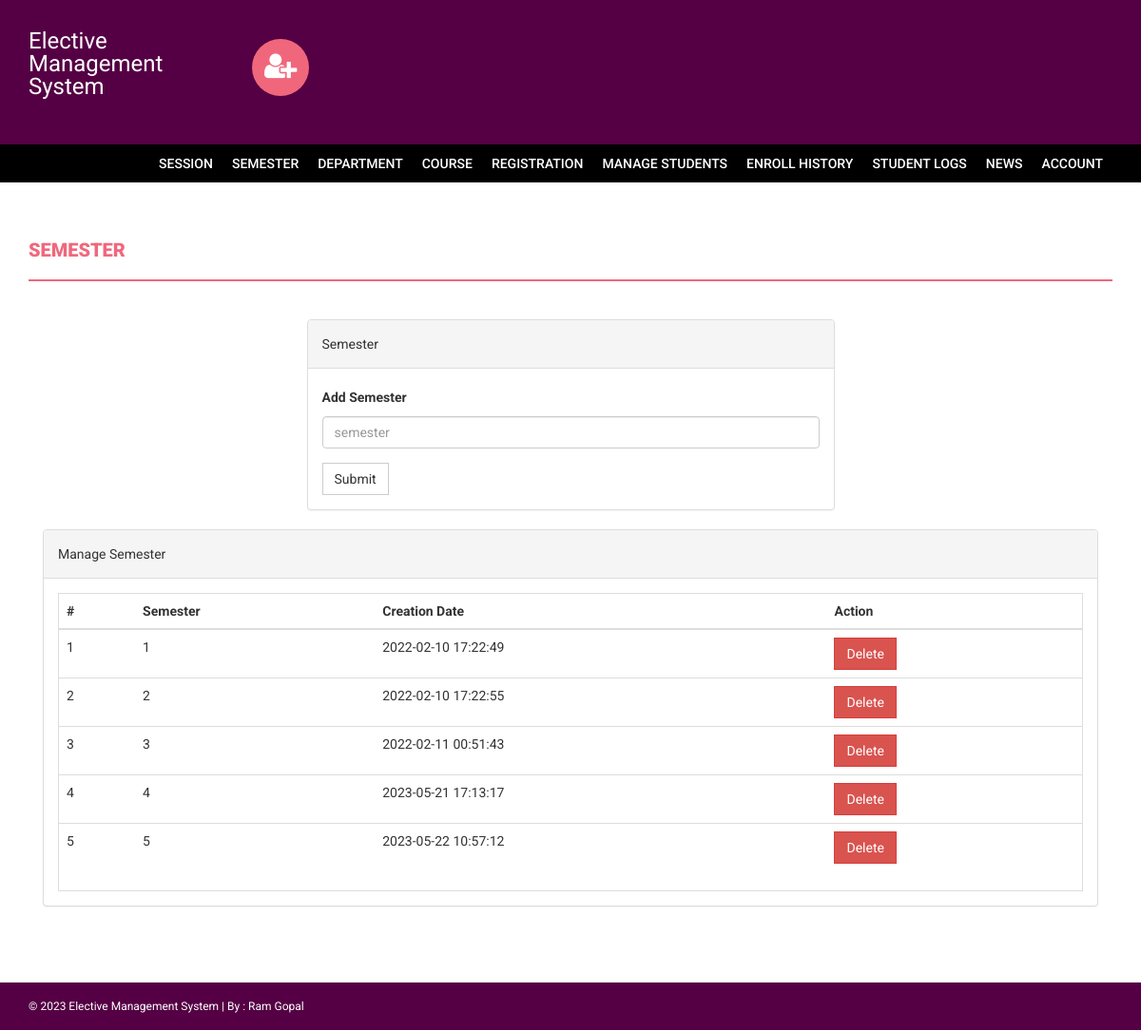
/s/admin/semester.php (signed in), run on the app's committed database.
### tables this page shows
CREATE TABLE `semester` (
  `id` int(11) NOT NULL,
  `semester` varchar(255) DEFAULT NULL,
  `creationDate` timestamp NULL DEFAULT current_timestamp(),
  `updationDate` varchar(255) DEFAULT NULL
);

### s/admin/semester.php (the view, shortened to what this page needs)
<?php
if(strlen($_SESSION['alogin'])==0)
    {
header('location:index.php');
}
else{
?>
<!DOCTYPE html>
<html xmlns="http://www.w3.org/1999/xhtml">
<head>
    <link href="../assets/css/bootstrap.css" rel="stylesheet" />
    <link href="../assets/css/font-awesome.css" rel="stylesheet" />
    <link href="../assets/css/style.css" rel="stylesheet" />
</head>
<body>
<?php include('includes/header.php');?>
<?php if($_SESSION['alogin']!="")
{
 include('includes/menubar.php');
}
 ?>
    <div class="content-wrapper">
        <div class="container">
              <div class="row">
                    <div class="col-md-12">
                        <h1 class="page-head-line">Semester  </h1>
                    </div>
                </div>
                <div class="row" >
                  <div class="col-md-3"></div>
                    <div class="col-md-6">
                        <div class="panel panel-default">
                        <div class="panel-heading">
                           Semester
                        </div>
                        <div class="panel-body">
                       <form name="semester" method="post">
   <div class="form-group">
    <label for="semester">Add Semester  </label>
    <input type="text" class="form-control" id="semester" name="semester" placeholder="semester" required />
  </div>
 <button type="submit" name="submit" class="btn btn-default">Submit</button>
</form>
                            </div>
                            </div>
                    </div>
                </div>
                <div class="col-md-12">
                    <div class="panel panel-default">
                        <div class="panel-heading">
                            Manage Semester
                        </div>
                        <div class="panel-body">
                            <div class="table-responsive table-bordered">
                                <table class="table">
                                    <thead>
                                        <tr>
                                            <th>#</th>
                                            <th>Semester</th>
                                            <th>Creation Date</th>
                                            <th>Action</th>
                                        </tr>
                                    </thead>
                                    <tbody>
<?php
$sql=mysqli_query($con,"select * from semester");
$cnt=1;
while($row=mysqli_fetch_array($sql))
{
?>
                                        <tr>
                                            <td><?php echo $cnt;?></td>
                                            <td><?php echo htmlentities($row['semester']);?></td>
                                            <td><?php echo htmlentities($row['creationDate']);?></td>
                                            <td>
  <a href="semester.php?id=<?php echo $row['id']?>&del=delete" onClick="return confirm('Are you sure you want to delete?')">
                                            <button class="btn btn-danger">Delete</button>
</a>
                                            </td>
                                        </tr>
<?php
$cnt++;
} ?>
                                    </tbody>
                                </table>
                            </div>
                        </div>
                    </div>
                </div>
            </div>
        </div>
  <?php include('includes/footer.php');?>
</body>
</html>
<?php } ?>

### s/assets/css/style.css (style rules this page uses)
body { font-family: 'Roboto', sans-serif; line-height: 30px; }
.content-wrapper { margin-top: 40px; min-height: 600px; padding-bottom: 60px; }
.page-head-line { font-weight: 900; padding-bottom: 20px; border-bottom: 2px solid #F0677C; text-transform: uppercase; color: #F0677C; font-size: 20px; margin-bottom: 40px; }
.btn { border-radius: 0px; -webkit-border-radius: 0px; -moz-border-radius: 0px; }

### data on the page
semester: semester "1", creationDate "2022-02-10 17:22:49"
semester: semester "2", creationDate "2022-02-10 17:22:55"
semester: semester "3", creationDate "2022-02-11 00:51:43"
semester: semester "4", creationDate "2023-05-21 17:13:17"
semester: semester "5", creationDate "2023-05-22 10:57:12"
